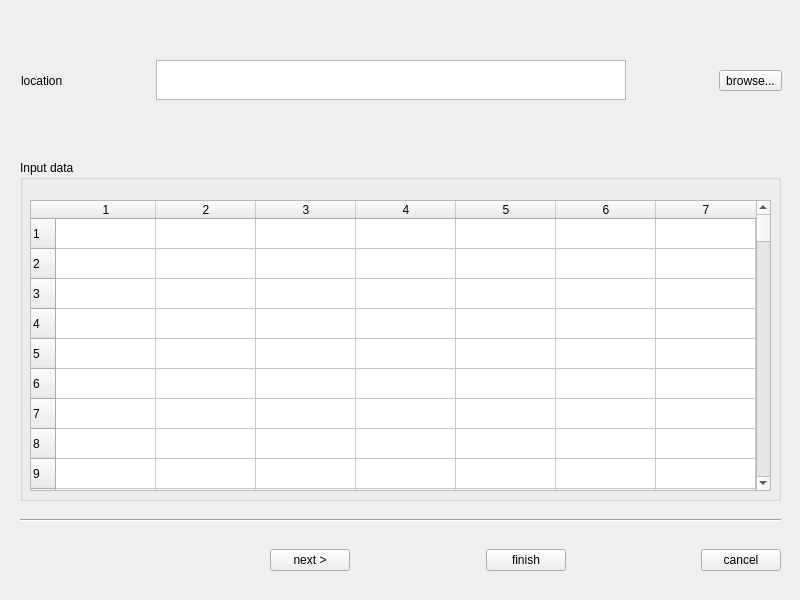
<?xml version="1.0" encoding="UTF-8"?>
<ui version="4.0">
 <class>MainWindow</class>
 <widget class="QMainWindow" name="MainWindow">
  <property name="geometry">
   <rect>
    <x>0</x>
    <y>0</y>
    <width>800</width>
    <height>600</height>
   </rect>
  </property>
  <property name="windowTitle">
   <string>Import Data</string>
  </property>
  <widget class="QWidget" name="centralwidget">
   <widget class="QWidget" name="horizontalLayoutWidget">
    <property name="geometry">
     <rect>
      <x>270</x>
      <y>530</y>
      <width>511</width>
      <height>61</height>
     </rect>
    </property>
    <layout class="QHBoxLayout" name="horizontalLayout">
     <item>
      <widget class="QPushButton" name="nextButton">
       <property name="text">
        <string>next &gt;</string>
       </property>
      </widget>
     </item>
     <item>
      <spacer name="horizontalSpacer_4">
       <property name="orientation">
        <enum>Qt::Horizontal</enum>
       </property>
       <property name="sizeHint" stdset="0">
        <size>
         <width>40</width>
         <height>20</height>
        </size>
       </property>
      </spacer>
     </item>
     <item>
      <widget class="QPushButton" name="finishButton">
       <property name="text">
        <string>finish</string>
       </property>
      </widget>
     </item>
     <item>
      <spacer name="horizontalSpacer_2">
       <property name="orientation">
        <enum>Qt::Horizontal</enum>
       </property>
       <property name="sizeHint" stdset="0">
        <size>
         <width>40</width>
         <height>20</height>
        </size>
       </property>
      </spacer>
     </item>
     <item>
      <widget class="QPushButton" name="cancelButton">
       <property name="text">
        <string>cancel</string>
       </property>
      </widget>
     </item>
    </layout>
   </widget>
   <widget class="QWidget" name="horizontalLayoutWidget_2">
    <property name="geometry">
     <rect>
      <x>21</x>
      <y>50</y>
      <width>761</width>
      <height>61</height>
     </rect>
    </property>
    <layout class="QHBoxLayout" name="horizontalLayout_2">
     <item>
      <widget class="QLabel" name="label">
       <property name="font">
        <font>
         <pointsize>9</pointsize>
        </font>
       </property>
       <property name="text">
        <string>location</string>
       </property>
      </widget>
     </item>
     <item>
      <spacer name="horizontalSpacer_6">
       <property name="orientation">
        <enum>Qt::Horizontal</enum>
       </property>
       <property name="sizeHint" stdset="0">
        <size>
         <width>40</width>
         <height>20</height>
        </size>
       </property>
      </spacer>
     </item>
     <item>
      <widget class="QTextBrowser" name="filePath">
       <property name="minimumSize">
        <size>
         <width>470</width>
         <height>0</height>
        </size>
       </property>
       <property name="maximumSize">
        <size>
         <width>16777215</width>
         <height>40</height>
        </size>
       </property>
      </widget>
     </item>
     <item>
      <spacer name="horizontalSpacer_7">
       <property name="orientation">
        <enum>Qt::Horizontal</enum>
       </property>
       <property name="sizeHint" stdset="0">
        <size>
         <width>40</width>
         <height>20</height>
        </size>
       </property>
      </spacer>
     </item>
     <item>
      <widget class="QToolButton" name="toolButton">
       <property name="font">
        <font>
         <pointsize>9</pointsize>
        </font>
       </property>
       <property name="text">
        <string>browse...</string>
       </property>
      </widget>
     </item>
    </layout>
   </widget>
   <widget class="QGroupBox" name="groupBox">
    <property name="geometry">
     <rect>
      <x>20</x>
      <y>160</y>
      <width>761</width>
      <height>341</height>
     </rect>
    </property>
    <property name="title">
     <string>Input data</string>
    </property>
    <widget class="QTableWidget" name="InputData">
     <property name="geometry">
      <rect>
       <x>10</x>
       <y>40</y>
       <width>741</width>
       <height>291</height>
      </rect>
     </property>
     <property name="sizePolicy">
      <sizepolicy hsizetype="Preferred" vsizetype="Preferred">
       <horstretch>0</horstretch>
       <verstretch>0</verstretch>
      </sizepolicy>
     </property>
     <property name="rowCount">
      <number>100</number>
     </property>
     <property name="columnCount">
      <number>7</number>
     </property>
     <row/>
     <row/>
     <row/>
     <row/>
     <row/>
     <row/>
     <row/>
     <row/>
     <row/>
     <row/>
     <row/>
     <row/>
     <row/>
     <row/>
     <row/>
     <row/>
     <row/>
     <row/>
     <row/>
     <row/>
     <row/>
     <row/>
     <row/>
     <row/>
     <row/>
     <row/>
     <row/>
     <row/>
     <row/>
     <row/>
     <row/>
     <row/>
     <row/>
     <row/>
     <row/>
     <row/>
     <row/>
     <row/>
     <row/>
     <row/>
     <row/>
     <row/>
     <row/>
     <row/>
     <row/>
     <row/>
     <row/>
     <row/>
     <row/>
     <row/>
     <row/>
     <row/>
     <row/>
     <row/>
     <row/>
     <row/>
     <row/>
     <row/>
     <row/>
     <row/>
     <row/>
     <row/>
     <row/>
     <row/>
     <row/>
     <row/>
     <row/>
     <row/>
     <row/>
     <row/>
     <row/>
     <row/>
     <row/>
     <row/>
     <row/>
     <row/>
     <row/>
     <row/>
     <row/>
     <row/>
     <row/>
     <row/>
     <row/>
     <row/>
     <row/>
     <row/>
     <row/>
     <row/>
     <row/>
     <row/>
     <row/>
     <row/>
     <row/>
     <row/>
     <row/>
     <row/>
     <row/>
     <row/>
     <row/>
     <row/>
     <column/>
     <column/>
     <column/>
     <column/>
     <column/>
     <column/>
     <column/>
    </widget>
   </widget>
   <widget class="Line" name="line">
    <property name="geometry">
     <rect>
      <x>20</x>
      <y>510</y>
      <width>761</width>
      <height>20</height>
     </rect>
    </property>
    <property name="orientation">
     <enum>Qt::Horizontal</enum>
    </property>
   </widget>
  </widget>
 </widget>
 <resources/>
 <connections/>
</ui>
